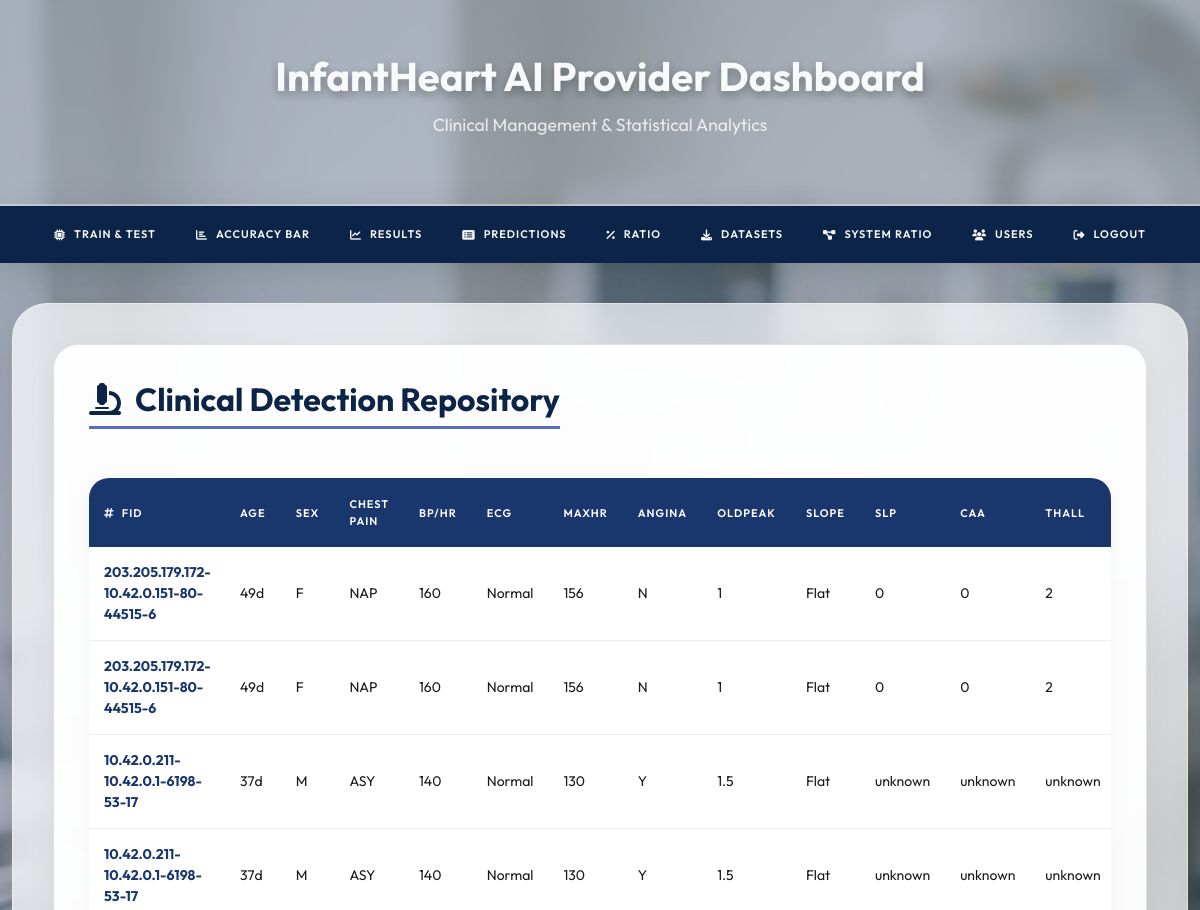
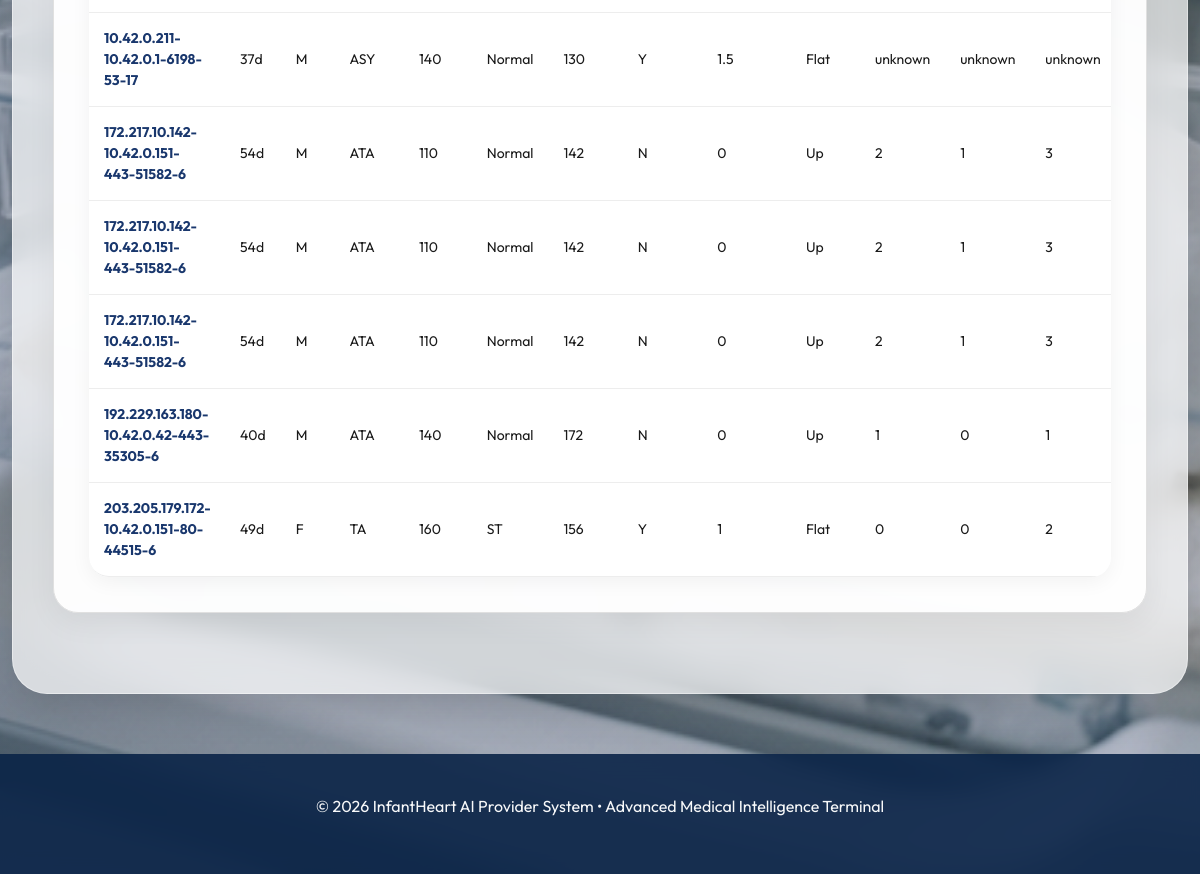
/View_Prediction_Of_Cardiac_Arrest_Type/, run on the app's committed database (2 pictures, top to bottom).
### Remote_User/models.py (models this page shows)
class cardiac_arrest_prediction(models.Model):
    Fid= models.CharField(max_length=3000, default="unknown")
    Age_In_Days= models.CharField(max_length=3000, default="unknown")
    Sex= models.CharField(max_length=3000, default="unknown")
    ChestPainType= models.CharField(max_length=3000, default="unknown")
    RestingBP= models.CharField(max_length=3000, default="unknown")
    RestingECG= models.CharField(max_length=3000, default="unknown")
    MaxHR= models.CharField(max_length=3000, default="unknown")
    ExerciseAngina= models.CharField(max_length=3000, default="unknown")
    Oldpeak= models.CharField(max_length=3000, default="unknown")
    ST_Slope= models.CharField(max_length=3000, default="unknown")
    slp= models.CharField(max_length=3000, default="unknown")
    caa= models.CharField(max_length=3000, default="unknown")
    thall= models.CharField(max_length=3000, default="unknown")
    Prediction= models.CharField(max_length=3000, default="unknown")

### Service_Provider/views.py (the view)
# urls.py: url(r'^View_Prediction_Of_Cardiac_Arrest_Type/$', serviceprovider.View_Prediction_Of_Cardiac_Arrest_Type, name="View_Prediction_Of_Cardiac_Arrest_Type"),
def View_Prediction_Of_Cardiac_Arrest_Type(request):
    obj =cardiac_arrest_prediction.objects.all()
    return render(request, 'SProvider/View_Prediction_Of_Cardiac_Arrest_Type.html', {'list_objects': obj})

### Template/htmls/SProvider/View_Prediction_Of_Cardiac_Arrest_Type.html (shortened to what this page needs)
{% extends 'SProvider/design1.html' %}
{% block researchblock %}
<div class="content-card">
	<h2 class="register-label mb-4"
		style="color: var(--primary-deep); font-weight: 700; border-bottom: 3px solid var(--accent-blue); display: inline-block; padding-bottom: 8px;">
		<i class="fas fa-microscope mr-2"></i> Clinical Detection Repository
	</h2>
	<div class="premium-table-container">
		<table class="premium-table">
			<thead>
				<tr>
					<th><i class="fas fa-hashtag mr-1"></i> Fid</th>
					<th>Age</th>
					<th>Sex</th>
					<th>Chest Pain</th>
					<th>BP/HR</th>
					<th>ECG</th>
					<th>MaxHR</th>
					<th>Angina</th>
					<th>Oldpeak</th>
					<th>Slope</th>
					<th>slp</th>
					<th>caa</th>
					<th>thall</th>
				</tr>
			</thead>
			<tbody>
				{% for object in list_objects %}
				<tr>
					<td style="font-weight: 700; color: var(--primary-blue);">{{object.Fid}}</td>
					<td>{{object.Age_In_Days}}d</td>
					<td>{{object.Sex}}</td>
					<td>{{object.ChestPainType}}</td>
					<td>{{object.RestingBP}}</td>
					<td>{{object.RestingECG}}</td>
					<td>{{object.MaxHR}}</td>
					<td>{{object.ExerciseAngina}}</td>
					<td>{{object.Oldpeak}}</td>
					<td>{{object.ST_Slope}}</td>
					<td>{{object.slp}}</td>
					<td>{{object.caa}}</td>
					<td>{{object.thall}}</td>
				</tr>
				{% endfor %}
			</tbody>
		</table>
	</div>
</div>
{% endblock %}

### data on the page
cardiac_arrest_prediction: Fid "203.205.179.172-10.42.0.151-80-44515-6", Age_In_Days "49", Sex "F", ChestPainType "NAP", RestingBP "160", RestingECG "Normal", MaxHR "156", ExerciseAngina "N", Oldpeak "1", ST_Slope "Flat", slp "0", caa "0", thall "2"
cardiac_arrest_prediction: Fid "203.205.179.172-10.42.0.151-80-44515-6", Age_In_Days "49", Sex "F", ChestPainType "NAP", RestingBP "160", RestingECG "Normal", MaxHR "156", ExerciseAngina "N", Oldpeak "1", ST_Slope "Flat", slp "0", caa "0", thall "2"
cardiac_arrest_prediction: Fid "10.42.0.211-10.42.0.1-6198-53-17", Age_In_Days "37", Sex "M", ChestPainType "ASY", RestingBP "140", RestingECG "Normal", MaxHR "130", ExerciseAngina "Y", Oldpeak "1.5", ST_Slope "Flat", slp "unknown", caa "unknown", thall "unknown"
cardiac_arrest_prediction: Fid "10.42.0.211-10.42.0.1-6198-53-17", Age_In_Days "37", Sex "M", ChestPainType "ASY", RestingBP "140", RestingECG "Normal", MaxHR "130", ExerciseAngina "Y", Oldpeak "1.5", ST_Slope "Flat", slp "unknown", caa "unknown", thall "unknown"
cardiac_arrest_prediction: Fid "10.42.0.211-10.42.0.1-6198-53-17", Age_In_Days "37", Sex "M", ChestPainType "ASY", RestingBP "140", RestingECG "Normal", MaxHR "130", ExerciseAngina "Y", Oldpeak "1.5", ST_Slope "Flat", slp "unknown", caa "unknown", thall "unknown"
cardiac_arrest_prediction: Fid "172.217.10.142-10.42.0.151-443-51582-6", Age_In_Days "54", Sex "M", ChestPainType "ATA", RestingBP "110", RestingECG "Normal", MaxHR "142", ExerciseAngina "N", Oldpeak "0", ST_Slope "Up", slp "2", caa "1", thall "3"
cardiac_arrest_prediction: Fid "172.217.10.142-10.42.0.151-443-51582-6", Age_In_Days "54", Sex "M", ChestPainType "ATA", RestingBP "110", RestingECG "Normal", MaxHR "142", ExerciseAngina "N", Oldpeak "0", ST_Slope "Up", slp "2", caa "1", thall "3"
cardiac_arrest_prediction: Fid "172.217.10.142-10.42.0.151-443-51582-6", Age_In_Days "54", Sex "M", ChestPainType "ATA", RestingBP "110", RestingECG "Normal", MaxHR "142", ExerciseAngina "N", Oldpeak "0", ST_Slope "Up", slp "2", caa "1", thall "3"
cardiac_arrest_prediction: Fid "192.229.163.180-10.42.0.42-443-35305-6", Age_In_Days "40", Sex "M", ChestPainType "ATA", RestingBP "140", RestingECG "Normal", MaxHR "172", ExerciseAngina "N", Oldpeak "0", ST_Slope "Up", slp "1", caa "0", thall "1"
cardiac_arrest_prediction: Fid "203.205.179.172-10.42.0.151-80-44515-6", Age_In_Days "49", Sex "F", ChestPainType "TA", RestingBP "160", RestingECG "ST", MaxHR "156", ExerciseAngina "Y", Oldpeak "1", ST_Slope "Flat", slp "0", caa "0", thall "2"
